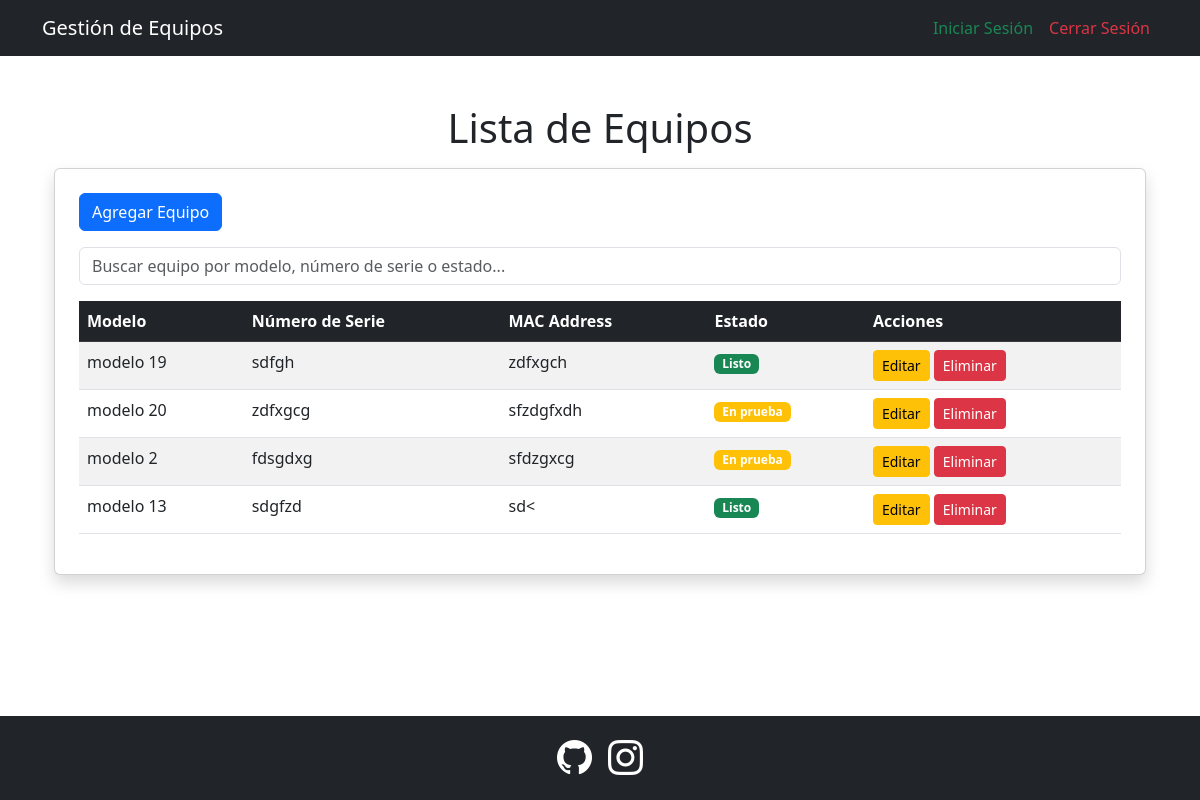
The app's page / (signed in) with its own data.
### equipos/models.py (models this page shows, shortened)
class Equipo(models.Model):
    modelo = models.CharField(max_length=100)
    numero_serie = models.CharField(max_length=50, unique=True)
    mac_address = models.CharField(max_length=17, unique=True)
    estado = models.CharField(max_length=20, choices=[('Listo', 'Listo'), ('En prueba', 'En prueba')])
    descripcion = models.TextField(blank=True, null=True)

### equipos/views.py (the view)
# urls.py: path('', lista_equipos, name='lista_equipos'),
@login_required
def lista_equipos(request):
    equipos = Equipo.objects.all()
    return render(request, 'equipos/lista_equipos.html', {'equipos': equipos})

### equipos/templates/equipos/lista_equipos.html (shortened to what this page needs)
{% extends "equipos/base.html" %}
{% block content %}
<div class="container mt-4">
    <h1 class="text-center">Lista de Equipos</h1>
    <div class="card shadow p-4 mt-3">
        <div class="d-flex justify-content-between mb-3">
            <a href="{% url 'agregar_equipo' %}" class="btn btn-primary">Agregar Equipo</a>
        </div>
        <div class="mb-3">
            <input type="text" id="busqueda" class="form-control" placeholder="Buscar equipo por modelo, número de serie o estado..." onkeyup="filtrarEquipos()">
        </div>
        <table class="table table-striped">
            <thead class="table-dark">
                <tr>
                    <th>Modelo</th>
                    <th>Número de Serie</th>
                    <th>MAC Address</th>
                    <th>Estado</th>
                    <th>Acciones</th>
                </tr>
            </thead>
            <tbody id="tablaEquipos">
                {% for equipo in equipos %}
                <tr>
                    <td>{{ equipo.modelo }}</td>
                    <td>{{ equipo.numero_serie }}</td>
                    <td>{{ equipo.mac_address }}</td>
                    <td>
                        <span class="badge {% if equipo.estado == 'Listo' %}bg-success{% else %}bg-warning{% endif %}">
                            {{ equipo.estado }}
                        </span>
                    </td>
                    <td>
                        <button class="btn btn-sm btn-warning" data-bs-toggle="modal" data-bs-target="#modalEditar{{ equipo.id }}">
                            Editar
                        </button>
                        <button class="btn btn-sm btn-danger" data-bs-toggle="modal" data-bs-target="#modalEliminar{{ equipo.id }}">
                            Eliminar
                        </button>
                    </td>
                </tr>
                {% empty %}
                <tr>
                    <td colspan="5" class="text-center">No hay equipos registrados.</td>
                </tr>
                {% endfor %}
            </tbody>
        </table>
    </div>
</div>
{% endblock %}

### equipos/templates/equipos/base.html (shortened to what this page needs)
<!DOCTYPE html>
<html lang="es">
<head>
    <link href="https://cdn.jsdelivr.net/npm/bootstrap@5.3.0/dist/css/bootstrap.min.css" rel="stylesheet">
    <link rel="stylesheet" href="https://cdn.jsdelivr.net/npm/bootstrap-icons/font/bootstrap-icons.css">
</head>
<body class="d-flex flex-column" style="min-height: 100vh;">
    <nav class="navbar navbar-expand-lg navbar-dark bg-dark">
        <div class="container">
            {% if request.path != '/login/' %}
            <a class="navbar-brand" href="{% url 'lista_equipos' %}">Gestión de Equipos</a>
            {% endif %}
            <div class="navbar-collapse collapse show" id="navbarNav">
                <ul class="navbar-nav ms-auto">
                    {% if request.path != '/login/' %}
                    <li class="nav-item">
                        <a class="nav-link text-success" href="{% url 'login' %}">Iniciar Sesión</a>
                    </li>
                    {% endif %}
                    {% if user.is_authenticated %}
                    <li class="nav-item">
                        <a class="nav-link text-danger" href="{% url 'logout' %}">Cerrar Sesión</a>
                    </li>
                    {% endif %}
                </ul>
            </div>
        </div>
    </nav>
    <div class="container mt-4">
        {% block content %}{% endblock %}
    </div>
    <footer class="bg-dark text-white text-center py-3 mt-auto">
        <div class="d-flex justify-content-center">
            <a href="https://github.com/LuisMiraglio" target="_blank" class="text-white me-3" style="font-size: 35px;">
                <i class="bi bi-github"></i>
            </a>
            <a href="https://www.instagram.com/luis_miraglio" target="_blank" class="text-white" style="font-size: 35px;">
                <i class="bi bi-instagram"></i>
            </a>
        </div>
    </footer>
</body>
</html>

### records on screen
Equipo: modelo "modelo 19", numero_serie "sdfgh", mac_address "zdfxgch", estado "Listo"
Equipo: modelo "modelo 20", numero_serie "zdfxgcg", mac_address "sfzdgfxdh", estado "En prueba"
Equipo: modelo "modelo 2", numero_serie "fdsgdxg", mac_address "sfdzgxcg", estado "En prueba"
Equipo: modelo "modelo 13", numero_serie "sdgfzd", mac_address "sd<", estado "Listo"
